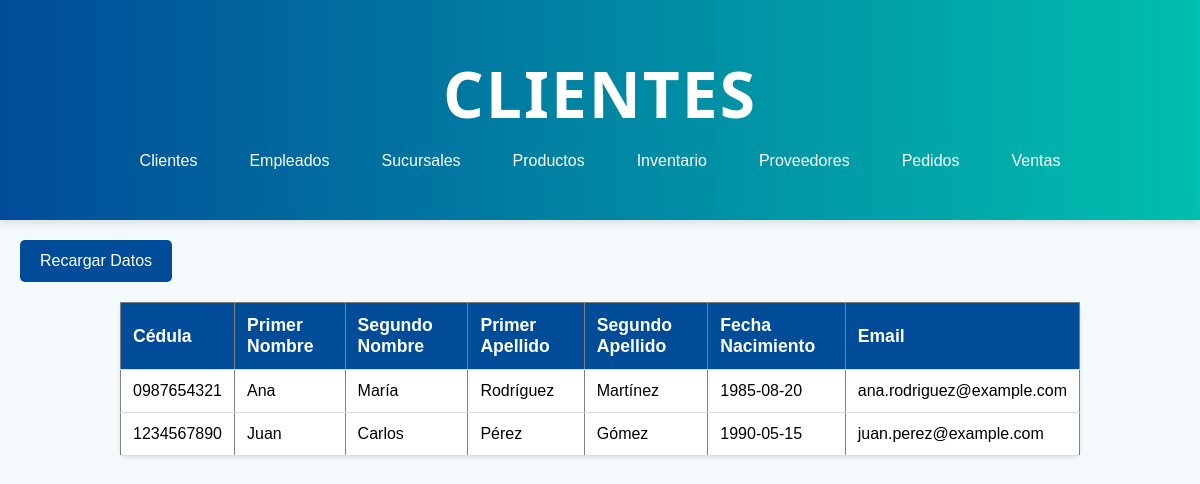
Page /cliente.php on the earlier database version.
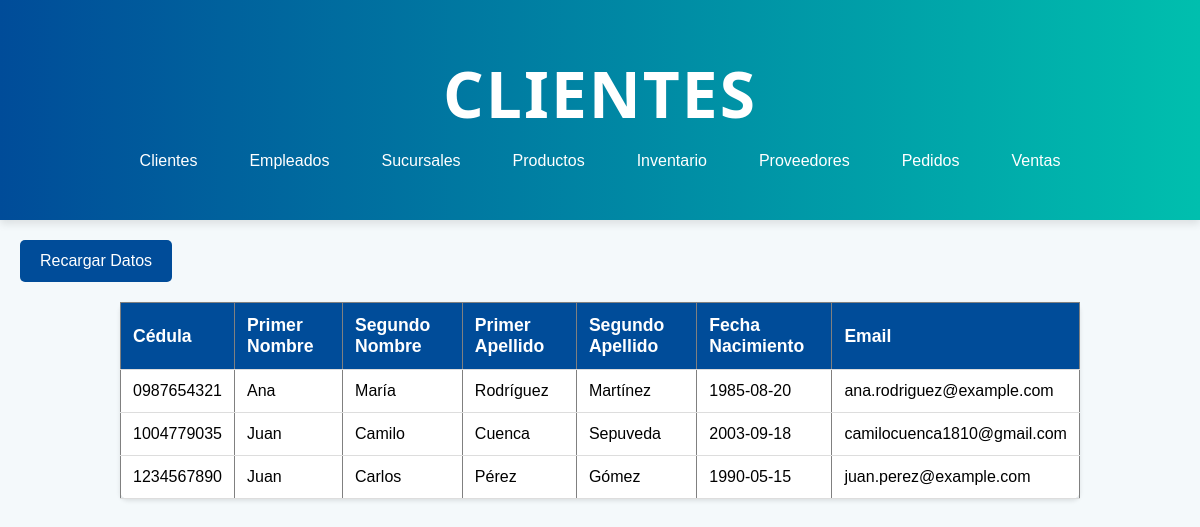
Same page on the later database version.
### tables this page shows
CREATE TABLE `cliente` (
  `cedula` varchar(20) NOT NULL,
  `primernombre` varchar(100) NOT NULL,
  `segundonombre` varchar(100) DEFAULT NULL,
  `primerApellido` varchar(100) NOT NULL,
  `segundoApellido` varchar(100) DEFAULT NULL,
  `fechaNacimiento` date DEFAULT NULL,
  `direccion` varchar(255) DEFAULT NULL,
  `email` varchar(100) DEFAULT NULL,
  `contrasena` varchar(100) DEFAULT NULL
);

### cliente.php (the view, shortened to what this page needs)
<?php
include('conexion.php');
$sql = "SELECT cedula, primernombre, segundonombre, primerapellido, segundoapellido, fechanacimiento, email FROM cliente";
$result = $conn->query($sql);
if ($result->num_rows > 0) {
    $clientes = [];
    while($row = $result->fetch_assoc()) {
        $clientes[] = $row;
    }
} else {
    $clientes = [];
}
?>
<!DOCTYPE html>
<html lang="es">
<head>
    <link rel="stylesheet" href="css/stylesListas.css">
</head>
<body>
    <header>
        <h1>Clientes</h1>
        <nav>
            <ul>
                <li><a href="cliente.php">Clientes</a></li>
                <li><a href="empleado.php">Empleados</a></li>
                <li><a href="sucursal.php">Sucursales</a></li>
                <li><a href="producto.php">Productos</a></li>
                <li><a href="inventario.php">Inventario</a></li>
                <li><a href="proveedor.php">Proveedores</a></li>
                <li><a href="pedido.php">Pedidos</a></li>
                <li><a href="venta.php">Ventas</a></li>
            </ul>
        </nav>
    </header>
    <button onclick="recargarDatos()">Recargar Datos</button>
    <table border="1">
        <thead>
            <tr>
                <th>Cédula</th>
                <th>Primer Nombre</th>
                <th>Segundo Nombre</th>
                <th>Primer Apellido</th>
                <th>Segundo Apellido</th>
                <th>Fecha Nacimiento</th>
                <th>Email</th>
            </tr>
        </thead>
        <tbody id="datosCliente">
            <?php
            if (count($clientes) > 0) {
                foreach ($clientes as $cliente) {
                    echo "<tr>";
                    echo "<td>" . $cliente['cedula'] . "</td>";
                    echo "<td>" . $cliente['primernombre'] . "</td>";
                    echo "<td>" . $cliente['segundonombre'] . "</td>";
                    echo "<td>" . $cliente['primerapellido'] . "</td>";
                    echo "<td>" . $cliente['segundoapellido'] . "</td>";
                    echo "<td>" . $cliente['fechanacimiento'] . "</td>";
                    echo "<td>" . $cliente['email'] . "</td>";
                    echo "</tr>";
                }
            } else {
                echo "<tr><td colspan='7'>No se encontraron clientes.</td></tr>";
            }
            ?>
        </tbody>
    </table>
</body>
</html>

Differences in the rows shown:
added cliente: cedula "1004779035", primernombre "Juan", segundonombre "Camilo", primerApellido "Cuenca", segundoApellido "Sepuveda", fechaNacimiento "2003-09-18", email "camilocuenca1810@gmail.com"
